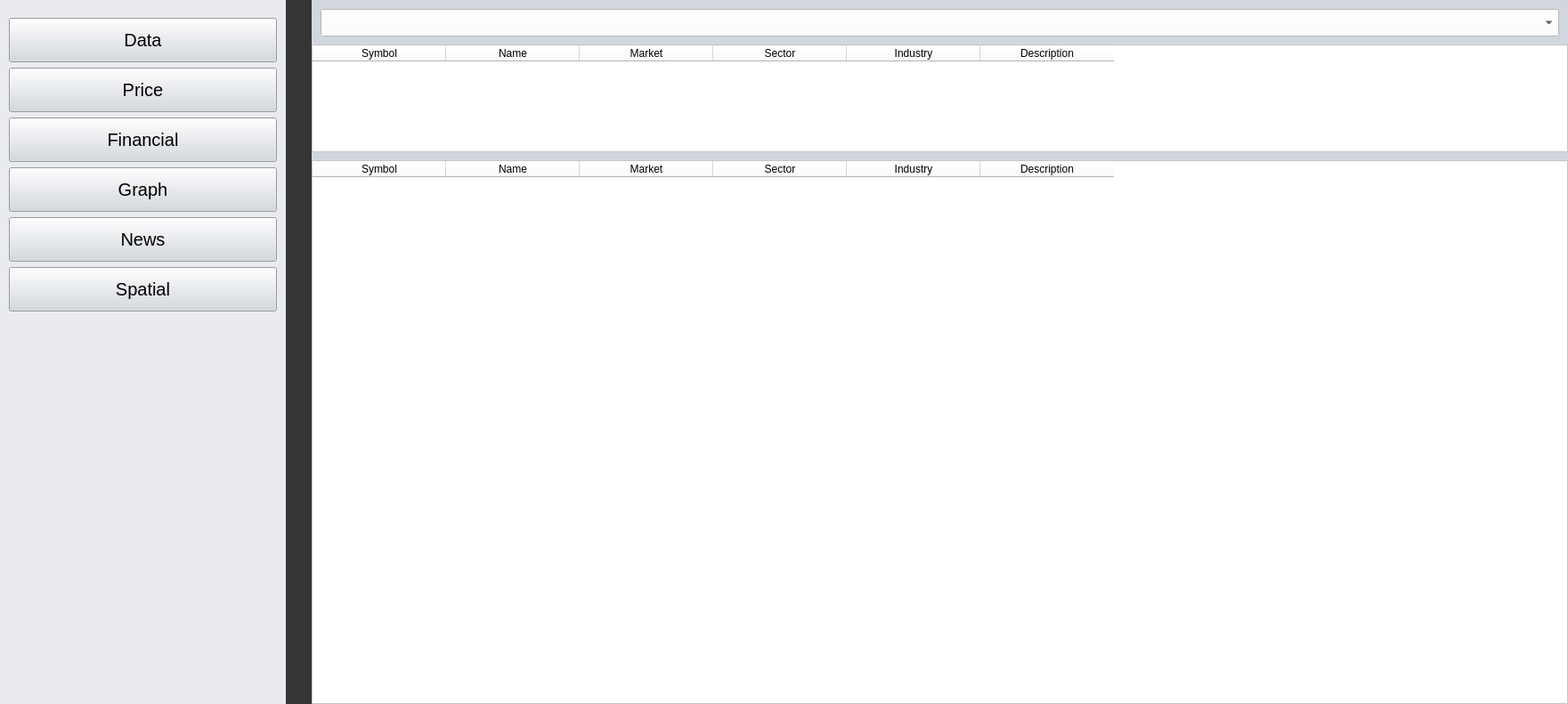
    <widget class="QWidget" name="SETPage" native="true">
     <property name="geometry">
      <rect>
       <x>30</x>
       <y>80</y>
       <width>1761</width>
       <height>791</height>
      </rect>
     </property>
     <property name="styleSheet">
      <string notr="true">background-color: #353535;</string>
     </property>
     <widget class="QWidget" name="set_select" native="true">
      <property name="geometry">
       <rect>
        <x>0</x>
        <y>0</y>
        <width>321</width>
        <height>791</height>
       </rect>
      </property>
      <property name="styleSheet">
       <string notr="true">background-color: #E9EBEF;</string>
      </property>
      <widget class="QWidget" name="verticalLayoutWidget">
       <property name="geometry">
        <rect>
         <x>10</x>
         <y>20</y>
         <width>301</width>
         <height>332</height>
        </rect>
       </property>
       <layout class="QVBoxLayout" name="verticalLayout">
        <item>
         <widget class="QPushButton" name="pushButton_dataset">
          <property name="minimumSize">
           <size>
            <width>0</width>
            <height>50</height>
           </size>
          </property>
          <property name="font">
           <font>
            <pointsize>15</pointsize>
           </font>
          </property>
          <property name="cursor">
           <cursorShape>PointingHandCursor</cursorShape>
          </property>
          <property name="styleSheet">
           <string notr="true">background-color: #D2D7DF;</string>
          </property>
          <property name="text">
           <string>Data</string>
          </property>
         </widget>
        </item>
        <item>
         <widget class="QPushButton" name="pushButton_priceset">
          <property name="minimumSize">
           <size>
            <width>0</width>
            <height>50</height>
           </size>
          </property>
          <property name="font">
           <font>
            <pointsize>15</pointsize>
           </font>
          </property>
          <property name="cursor">
           <cursorShape>PointingHandCursor</cursorShape>
          </property>
          <property name="styleSheet">
           <string notr="true">background-color: #D2D7DF;</string>
          </property>
          <property name="text">
           <string>Price</string>
          </property>
         </widget>
        </item>
        <item>
         <widget class="QPushButton" name="pushButton_fncset">
          <property name="minimumSize">
           <size>
            <width>0</width>
            <height>50</height>
           </size>
          </property>
          <property name="font">
           <font>
            <pointsize>15</pointsize>
           </font>
          </property>
          <property name="cursor">
           <cursorShape>PointingHandCursor</cursorShape>
          </property>
          <property name="styleSheet">
           <string notr="true">background-color: #D2D7DF;</string>
          </property>
          <property name="text">
           <string>Financial</string>
          </property>
         </widget>
        </item>
        <item>
         <widget class="QPushButton" name="pushButton_graphset">
          <property name="minimumSize">
           <size>
            <width>0</width>
            <height>50</height>
           </size>
          </property>
          <property name="font">
           <font>
            <pointsize>15</pointsize>
           </font>
          </property>
          <property name="cursor">
           <cursorShape>PointingHandCursor</cursorShape>
          </property>
          <property name="styleSheet">
           <string notr="true">background-color: #D2D7DF;</string>
          </property>
          <property name="text">
           <string>Graph</string>
          </property>
         </widget>
        </item>
        <item>
         <widget class="QPushButton" name="pushButton_newsset">
          <property name="minimumSize">
           <size>
            <width>0</width>
            <height>50</height>
           </size>
          </property>
          <property name="font">
           <font>
            <pointsize>15</pointsize>
           </font>
          </property>
          <property name="cursor">
           <cursorShape>PointingHandCursor</cursorShape>
          </property>
          <property name="styleSheet">
           <string notr="true">background-color: #D2D7DF;</string>
          </property>
          <property name="text">
           <string>News</string>
          </property>
         </widget>
        </item>
        <item>
         <widget class="QPushButton" name="pushButton_spatialset">
          <property name="minimumSize">
           <size>
            <width>0</width>
            <height>50</height>
           </size>
          </property>
          <property name="font">
           <font>
            <pointsize>15</pointsize>
           </font>
          </property>
          <property name="cursor">
           <cursorShape>PointingHandCursor</cursorShape>
          </property>
          <property name="styleSheet">
           <string notr="true">background-color: #D2D7DF;</string>
          </property>
          <property name="text">
           <string>Spatial</string>
          </property>
         </widget>
        </item>
       </layout>
       <zorder>pushButton_fncset</zorder>
       <zorder>pushButton_newsset</zorder>
       <zorder>pushButton_dataset</zorder>
       <zorder>pushButton_spatialset</zorder>
       <zorder>pushButton_graphset</zorder>
       <zorder>pushButton_priceset</zorder>
      </widget>
     </widget>
     <widget class="QWidget" name="Dataset" native="true">
      <property name="geometry">
       <rect>
        <x>350</x>
        <y>0</y>
        <width>1411</width>
        <height>791</height>
       </rect>
      </property>
      <property name="styleSheet">
       <string notr="true">background-color: #D2D7DF;</string>
      </property>
      <widget class="QTableWidget" name="tableWidget_dataset">
       <property name="geometry">
        <rect>
         <x>0</x>
         <y>180</y>
         <width>1411</width>
         <height>611</height>
        </rect>
       </property>
       <property name="maximumSize">
        <size>
         <width>1411</width>
         <height>16777215</height>
        </size>
       </property>
       <property name="styleSheet">
        <string notr="true">background-color: rgb(255, 255, 255);</string>
       </property>
       <attribute name="horizontalHeaderDefaultSectionSize">
        <number>150</number>
       </attribute>
       <column>
        <property name="text">
         <string>Symbol</string>
        </property>
       </column>
       <column>
        <property name="text">
         <string>Name</string>
        </property>
       </column>
       <column>
        <property name="text">
         <string>Market</string>
        </property>
       </column>
       <column>
        <property name="text">
         <string>Sector</string>
        </property>
       </column>
       <column>
        <property name="text">
         <string>Industry</string>
        </property>
       </column>
       <column>
        <property name="text">
         <string>Description</string>
        </property>
       </column>
      </widget>
      <widget class="QComboBox" name="comboBox_dataset">
       <property name="geometry">
        <rect>
         <x>10</x>
         <y>10</y>
         <width>1391</width>
         <height>31</height>
        </rect>
       </property>
       <property name="cursor">
        <cursorShape>PointingHandCursor</cursorShape>
       </property>
       <property name="styleSheet">
        <string notr="true">background-color:#ffffff;</string>
       </property>
      </widget>
      <widget class="QTableWidget" name="tableWidget_searchset">
       <property name="geometry">
        <rect>
         <x>0</x>
         <y>50</y>
         <width>1411</width>
         <height>121</height>
        </rect>
       </property>
       <property name="styleSheet">
        <string notr="true">background-color: rgb(255, 255, 255);</string>
       </property>
       <attribute name="horizontalHeaderDefaultSectionSize">
        <number>150</number>
       </attribute>
       <column>
        <property name="text">
         <string>Symbol</string>
        </property>
       </column>
       <column>
        <property name="text">
         <string>Name</string>
        </property>
       </column>
       <column>
        <property name="text">
         <string>Market</string>
        </property>
       </column>
       <column>
        <property name="text">
         <string>Sector</string>
        </property>
       </column>
       <column>
        <property name="text">
         <string>Industry</string>
        </property>
       </column>
       <column>
        <property name="text">
         <string>Description</string>
        </property>
       </column>
      </widget>
     </widget>
     <widget class="QWidget" name="Financeset" native="true">
      <property name="geometry">
       <rect>
        <x>350</x>
        <y>0</y>
        <width>1411</width>
        <height>791</height>
       </rect>
      </property>
      <property name="styleSheet">
       <string notr="true">background-color: #D2D7DF;</string>
      </property>
      <widget class="QComboBox" name="comboBox_fncset">
       <property name="geometry">
        <rect>
         <x>10</x>
         <y>10</y>
         <width>1241</width>
         <height>31</height>
        </rect>
       </property>
       <property name="cursor">
        <cursorShape>PointingHandCursor</cursorShape>
       </property>
       <property name="styleSheet">
        <string notr="true">background-color:#ffffff;</string>
       </property>
      </widget>
      <widget class="QTableWidget" name="tableWidget_fncset">
       <property name="geometry">
        <rect>
         <x>0</x>
         <y>340</y>
         <width>1411</width>
         <height>451</height>
        </rect>
       </property>
       <property name="maximumSize">
        <size>
         <width>1411</width>
         <height>16777215</height>
        </size>
       </property>
       <property name="styleSheet">
        <string notr="true">background-color: rgb(255, 255, 255);</string>
       </property>
       <attribute name="horizontalHeaderDefaultSectionSize">
        <number>156</number>
       </attribute>
       <column>
        <property name="text">
         <string>Asset</string>
        </property>
       </column>
       <column>
        <property name="text">
         <string>TotalDebt</string>
        </property>
       </column>
       <column>
        <property name="text">
         <string>Equity</string>
        </property>
       </column>
       <column>
        <property name="text">
         <string>Revenue</string>
        </property>
       </column>
       <column>
        <property name="text">
         <string>NetProfit</string>
        </property>
       </column>
       <column>
        <property name="text">
         <string>ROA</string>
        </property>
       </column>
       <column>
        <property name="text">
         <string>ROE</string>
        </property>
       </column>
       <column>
        <property name="text">
         <string>Period</string>
        </property>
       </column>
       <column>
        <property name="text">
         <string>Symbol</string>
        </property>
       </column>
      </widget>
      <widget class="QPushButton" name="pushButton_updatefncset">
       <property name="geometry">
        <rect>
         <x>1260</x>
         <y>10</y>
         <width>141</width>
         <height>31</height>
        </rect>
       </property>
       <property name="cursor">
        <cursorShape>PointingHandCursor</cursorShape>
       </property>
       <property name="styleSheet">
        <string notr="true">background-color: rgb(225, 255, 228);</string>
       </property>
       <property name="text">
        <string>Update</string>
       </property>
      </widget>
      <widget class="QTableWidget" name="tableWidget_searchfncset">
       <property name="geometry">
        <rect>
         <x>0</x>
         <y>50</y>
         <width>1411</width>
         <height>281</height>
        </rect>
       </property>
       <property name="styleSheet">
        <string notr="true">background-color: rgb(255, 255, 255);</string>
       </property>
       <attribute name="horizontalHeaderDefaultSectionSize">
        <number>156</number>
       </attribute>
       <column>
        <property name="text">
         <string>Asset</string>
        </property>
       </column>
       <column>
        <property name="text">
         <string>TotalDebt</string>
        </property>
       </column>
       <column>
        <property name="text">
         <string>Equity</string>
        </property>
       </column>
       <column>
        <property name="text">
         <string>Revenue</string>
        </property>
       </column>
       <column>
        <property name="text">
         <string>NetProfit</string>
        </property>
       </column>
       <column>
        <property name="text">
         <string>ROA</string>
        </property>
       </column>
       <column>
        <property name="text">
         <string>ROE</string>
        </property>
       </column>
       <column>
        <property name="text">
         <string>Period</string>
        </property>
       </column>
       <column>
        <property name="text">
         <string>Symbol</string>
        </property>
       </column>
      </widget>
      <zorder>tableWidget_fncset</zorder>
      <zorder>comboBox_fncset</zorder>
      <zorder>pushButton_updatefncset</zorder>
      <zorder>tableWidget_searchfncset</zorder>
     </widget>
     <widget class="QWidget" name="Webview_graphset" native="true">
      <property name="geometry">
       <rect>
        <x>350</x>
        <y>0</y>
        <width>1411</width>
        <height>791</height>
       </rect>
      </property>
      <property name="styleSheet">
       <string notr="true">background-color: #E9EBEF;</string>
      </property>
      <widget class="QComboBox" name="comboBox_timeframeset">
       <property name="geometry">
        <rect>
         <x>10</x>
         <y>20</y>
         <width>71</width>
         <height>31</height>
        </rect>
       </property>
       <property name="cursor">
        <cursorShape>PointingHandCursor</cursorShape>
       </property>
       <property name="styleSheet">
        <string notr="true">background-color: rgb(255, 255, 255);</string>
       </property>
       <item>
        <property name="text">
         <string>Hour</string>
        </property>
       </item>
       <item>
        <property name="text">
         <string>Day</string>
        </property>
       </item>
       <item>
        <property name="text">
         <string>3 Days</string>
        </property>
       </item>
       <item>
        <property name="text">
         <string>Weekly</string>
        </property>
       </item>
       <item>
        <property name="text">
         <string>Monthly</string>
        </property>
       </item>
      </widget>
      <widget class="QWidget" name="plotGraphSet" native="true">
       <property name="geometry">
        <rect>
         <x>0</x>
         <y>70</y>
         <width>1411</width>
         <height>721</height>
        </rect>
       </property>
       <property name="styleSheet">
        <string notr="true">background-color: rgb(85, 255, 255);</string>
       </property>
      </widget>
     </widget>
     <widget class="QWidget" name="NewsSet" native="true">
      <property name="geometry">
       <rect>
        <x>350</x>
        <y>0</y>
        <width>1411</width>
        <height>791</height>
       </rect>
      </property>
      <property name="styleSheet">
       <string notr="true">background-color: #D2D7DF;</string>
      </property>
      <widget class="QTableWidget" name="tableWidget_newsset">
       <property name="geometry">
        <rect>
         <x>0</x>
         <y>70</y>
         <width>1411</width>
         <height>721</height>
        </rect>
       </property>
       <property name="styleSheet">
        <string notr="true">background-color: rgb(255, 255, 255);</string>
       </property>
       <column>
        <property name="text">
         <string>Date</string>
        </property>
       </column>
       <column>
        <property name="text">
         <string>Title</string>
        </property>
       </column>
       <column>
        <property name="text">
         <string>Description</string>
        </property>
       </column>
       <column>
        <property name="text">
         <string>Link</string>
        </property>
       </column>
       <column>
        <property name="text">
         <string>Source</string>
        </property>
       </column>
      </widget>
      <widget class="QComboBox" name="comboBox_newsset">
       <property name="geometry">
        <rect>
         <x>100</x>
         <y>20</y>
         <width>1141</width>
         <height>31</height>
        </rect>
       </property>
       <property name="cursor">
        <cursorShape>PointingHandCursor</cursorShape>
       </property>
       <property name="styleSheet">
        <string notr="true">background-color: rgb(255, 255, 255);</string>
       </property>
      </widget>
      <widget class="QPushButton" name="pushButton_updatenewsset">
       <property name="geometry">
        <rect>
         <x>1260</x>
         <y>20</y>
         <width>141</width>
         <height>31</height>
        </rect>
       </property>
       <property name="cursor">
        <cursorShape>PointingHandCursor</cursorShape>
       </property>
       <property name="styleSheet">
        <string notr="true">background-color: rgb(225, 255, 228);</string>
       </property>
       <property name="text">
        <string>Update</string>
       </property>
      </widget>
      <widget class="QComboBox" name="comboBox_timenewsset">
       <property name="geometry">
        <rect>
         <x>10</x>
         <y>20</y>
         <width>71</width>
         <height>31</height>
        </rect>
       </property>
       <property name="cursor">
        <cursorShape>PointingHandCursor</cursorShape>
       </property>
       <property name="styleSheet">
        <string notr="true">background-color: rgb(255, 255, 255);</string>
       </property>
       <item>
        <property name="text">
         <string>All</string>
        </property>
       </item>
       <item>
        <property name="text">
         <string>Today</string>
        </property>
       </item>
       <item>
        <property name="text">
         <string>3 Days</string>
        </property>
       </item>
       <item>
        <property name="text">
         <string>Weekly</string>
        </property>
       </item>
       <item>
        <property name="text">
         <string>Monthly</string>
        </property>
       </item>
      </widget>
     </widget>
     <widget class="QWidget" name="Webview_spatialset" native="true">
      <property name="geometry">
       <rect>
        <x>350</x>
        <y>0</y>
        <width>1411</width>
        <height>791</height>
       </rect>
      </property>
      <property name="styleSheet">
       <string notr="true">background-color: rgb(255, 255, 0);</string>
      </property>
     </widget>
     <widget class="QWidget" name="Priceset" native="true">
      <property name="geometry">
       <rect>
        <x>350</x>
        <y>0</y>
        <width>1411</width>
        <height>791</height>
       </rect>
      </property>
      <property name="styleSheet">
       <string notr="true">background-color: #D2D7DF;</string>
      </property>
      <widget class="QTableWidget" name="tableWidget_priceset">
       <property name="geometry">
        <rect>
         <x>0</x>
         <y>50</y>
         <width>1411</width>
         <height>741</height>
        </rect>
       </property>
       <property name="maximumSize">
        <size>
         <width>1411</width>
         <height>16777215</height>
        </size>
       </property>
       <property name="styleSheet">
        <string notr="true">background-color: rgb(255, 255, 255);</string>
       </property>
       <attribute name="horizontalHeaderDefaultSectionSize">
        <number>200</number>
       </attribute>
       <column>
        <property name="text">
         <string>Date</string>
        </property>
       </column>
       <column>
        <property name="text">
         <string>Open</string>
        </property>
       </column>
       <column>
        <property name="text">
         <string>High</string>
        </property>
       </column>
       <column>
        <property name="text">
         <string>Low</string>
        </property>
       </column>
       <column>
        <property name="text">
         <string>Close</string>
        </property>
       </column>
       <column>
        <property name="text">
         <string>Volume</string>
        </property>
       </column>
       <column>
        <property name="text">
         <string>Symbol</string>
        </property>
       </column>
      </widget>
      <widget class="QComboBox" name="comboBox_priceset">
       <property name="geometry">
        <rect>
         <x>10</x>
         <y>10</y>
         <width>1241</width>
         <height>31</height>
        </rect>
       </property>
       <property name="cursor">
        <cursorShape>PointingHandCursor</cursorShape>
       </property>
       <property name="styleSheet">
        <string notr="true">background-color:#ffffff;</string>
       </property>
      </widget>
      <widget class="QPushButton" name="pushButton_updateset">
       <property name="geometry">
        <rect>
         <x>1260</x>
         <y>10</y>
         <width>141</width>
         <height>31</height>
        </rect>
       </property>
       <property name="cursor">
        <cursorShape>PointingHandCursor</cursorShape>
       </property>
       <property name="styleSheet">
        <string notr="true">background-color: rgb(225, 255, 228);</string>
       </property>
       <property name="text">
        <string>Update</string>
       </property>
      </widget>
     </widget>
     <zorder>set_select</zorder>
     <zorder>Priceset</zorder>
     <zorder>Financeset</zorder>
     <zorder>NewsSet</zorder>
     <zorder>Webview_graphset</zorder>
     <zorder>Webview_spatialset</zorder>
     <zorder>Dataset</zorder>
    </widget>
